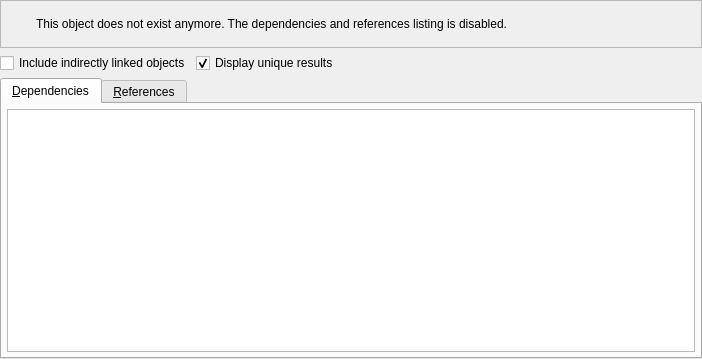
<?xml version="1.0" encoding="UTF-8"?>
<ui version="4.0">
 <class>ObjectDepsRefsWidget</class>
 <widget class="QWidget" name="ObjectDepsRefsWidget">
  <property name="geometry">
   <rect>
    <x>0</x>
    <y>0</y>
    <width>702</width>
    <height>359</height>
   </rect>
  </property>
  <property name="windowTitle">
   <string>Object's dependencies &amp; references</string>
  </property>
  <property name="windowIcon">
   <iconset resource="../../../../priv-plugins/res/logoicons.qrc">
    <normaloff>:/icons/icons/pgmodeler_logo.png</normaloff>:/icons/icons/pgmodeler_logo.png</iconset>
  </property>
  <layout class="QGridLayout" name="objectdepsrefs_grid">
   <property name="leftMargin">
    <number>0</number>
   </property>
   <property name="topMargin">
    <number>0</number>
   </property>
   <property name="rightMargin">
    <number>0</number>
   </property>
   <property name="bottomMargin">
    <number>0</number>
   </property>
   <property name="spacing">
    <number>5</number>
   </property>
   <item row="4" column="0">
    <widget class="QTabWidget" name="tabWidget">
     <property name="currentIndex">
      <number>0</number>
     </property>
     <property name="iconSize">
      <size>
       <width>22</width>
       <height>22</height>
      </size>
     </property>
     <widget class="QWidget" name="dependnces_tab">
      <attribute name="icon">
       <iconset resource="../../res/resources.qrc">
        <normaloff>:/icons/icons/referrer.png</normaloff>:/icons/icons/referrer.png</iconset>
      </attribute>
      <attribute name="title">
       <string>&amp;Dependencies</string>
      </attribute>
      <layout class="QGridLayout" name="gridLayout">
       <property name="leftMargin">
        <number>5</number>
       </property>
       <property name="topMargin">
        <number>5</number>
       </property>
       <property name="rightMargin">
        <number>5</number>
       </property>
       <property name="bottomMargin">
        <number>5</number>
       </property>
       <property name="spacing">
        <number>5</number>
       </property>
       <item row="0" column="0">
        <widget class="QTableView" name="dependencies_view">
         <property name="editTriggers">
          <set>QAbstractItemView::EditTrigger::NoEditTriggers</set>
         </property>
         <property name="alternatingRowColors">
          <bool>true</bool>
         </property>
         <property name="iconSize">
          <size>
           <width>25</width>
           <height>25</height>
          </size>
         </property>
         <property name="sortingEnabled">
          <bool>true</bool>
         </property>
         <attribute name="horizontalHeaderCascadingSectionResizes">
          <bool>true</bool>
         </attribute>
         <attribute name="horizontalHeaderMinimumSectionSize">
          <number>30</number>
         </attribute>
         <attribute name="horizontalHeaderStretchLastSection">
          <bool>true</bool>
         </attribute>
         <attribute name="verticalHeaderVisible">
          <bool>true</bool>
         </attribute>
         <attribute name="verticalHeaderMinimumSectionSize">
          <number>30</number>
         </attribute>
         <attribute name="verticalHeaderHighlightSections">
          <bool>false</bool>
         </attribute>
        </widget>
       </item>
      </layout>
     </widget>
     <widget class="QWidget" name="references_tab">
      <attribute name="icon">
       <iconset resource="../../res/resources.qrc">
        <normaloff>:/icons/icons/referenced.png</normaloff>:/icons/icons/referenced.png</iconset>
      </attribute>
      <attribute name="title">
       <string>&amp;References</string>
      </attribute>
      <layout class="QGridLayout" name="gridLayout_2">
       <property name="leftMargin">
        <number>5</number>
       </property>
       <property name="topMargin">
        <number>5</number>
       </property>
       <property name="rightMargin">
        <number>5</number>
       </property>
       <property name="bottomMargin">
        <number>5</number>
       </property>
       <property name="spacing">
        <number>5</number>
       </property>
       <item row="0" column="0">
        <widget class="QTableView" name="references_view">
         <property name="editTriggers">
          <set>QAbstractItemView::EditTrigger::NoEditTriggers</set>
         </property>
         <property name="alternatingRowColors">
          <bool>true</bool>
         </property>
         <property name="iconSize">
          <size>
           <width>25</width>
           <height>25</height>
          </size>
         </property>
         <property name="sortingEnabled">
          <bool>true</bool>
         </property>
         <attribute name="verticalHeaderVisible">
          <bool>true</bool>
         </attribute>
        </widget>
       </item>
      </layout>
     </widget>
    </widget>
   </item>
   <item row="0" column="0">
    <widget class="QFrame" name="alert_frm">
     <property name="sizePolicy">
      <sizepolicy hsizetype="Preferred" vsizetype="Fixed">
       <horstretch>0</horstretch>
       <verstretch>0</verstretch>
      </sizepolicy>
     </property>
     <property name="minimumSize">
      <size>
       <width>0</width>
       <height>48</height>
      </size>
     </property>
     <property name="frameShape">
      <enum>QFrame::Shape::StyledPanel</enum>
     </property>
     <property name="frameShadow">
      <enum>QFrame::Shadow::Raised</enum>
     </property>
     <layout class="QGridLayout" name="gridLayout_4">
      <property name="leftMargin">
       <number>5</number>
      </property>
      <property name="topMargin">
       <number>5</number>
      </property>
      <property name="rightMargin">
       <number>5</number>
      </property>
      <property name="bottomMargin">
       <number>5</number>
      </property>
      <property name="spacing">
       <number>5</number>
      </property>
      <item row="0" column="0">
       <widget class="QLabel" name="icon_lbl">
        <property name="maximumSize">
         <size>
          <width>25</width>
          <height>25</height>
         </size>
        </property>
        <property name="font">
         <font>
          <pointsize>20</pointsize>
         </font>
        </property>
        <property name="text">
         <string/>
        </property>
        <property name="textFormat">
         <enum>Qt::TextFormat::AutoText</enum>
        </property>
        <property name="pixmap">
         <pixmap resource="../../res/resources.qrc">:/icons/icons/alert.png</pixmap>
        </property>
        <property name="scaledContents">
         <bool>true</bool>
        </property>
       </widget>
      </item>
      <item row="0" column="1">
       <widget class="QLabel" name="message_lbl">
        <property name="font">
         <font>
          <bold>false</bold>
          <underline>false</underline>
          <strikeout>false</strikeout>
          <kerning>true</kerning>
         </font>
        </property>
        <property name="text">
         <string>This object does not exist anymore. The dependencies and references listing is disabled.</string>
        </property>
        <property name="wordWrap">
         <bool>true</bool>
        </property>
       </widget>
      </item>
     </layout>
    </widget>
   </item>
   <item row="1" column="0">
    <layout class="QHBoxLayout" name="horizontalLayout">
     <property name="spacing">
      <number>5</number>
     </property>
     <property name="topMargin">
      <number>0</number>
     </property>
     <property name="rightMargin">
      <number>0</number>
     </property>
     <item>
      <widget class="QCheckBox" name="inc_indirect_links_chk">
       <property name="statusTip">
        <string>&lt;p&gt;Toggles the display of all the dependencies and references including the ones not directly linked to the original object used to retrieve the dependencies and references.&lt;/p&gt;</string>
       </property>
       <property name="text">
        <string>Include indirectly linked objects</string>
       </property>
      </widget>
     </item>
     <item>
      <widget class="QCheckBox" name="unique_results_chk">
       <property name="sizePolicy">
        <sizepolicy hsizetype="Expanding" vsizetype="Fixed">
         <horstretch>0</horstretch>
         <verstretch>0</verstretch>
        </sizepolicy>
       </property>
       <property name="statusTip">
        <string>Toggles the removal of duplicate results in the grids.</string>
       </property>
       <property name="text">
        <string>Display unique results</string>
       </property>
       <property name="checked">
        <bool>true</bool>
       </property>
      </widget>
     </item>
    </layout>
   </item>
  </layout>
 </widget>
 <resources>
  <include location="../../res/resources.qrc"/>
  <include location="../../../../priv-plugins/res/logoicons.qrc"/>
 </resources>
 <connections/>
</ui>
